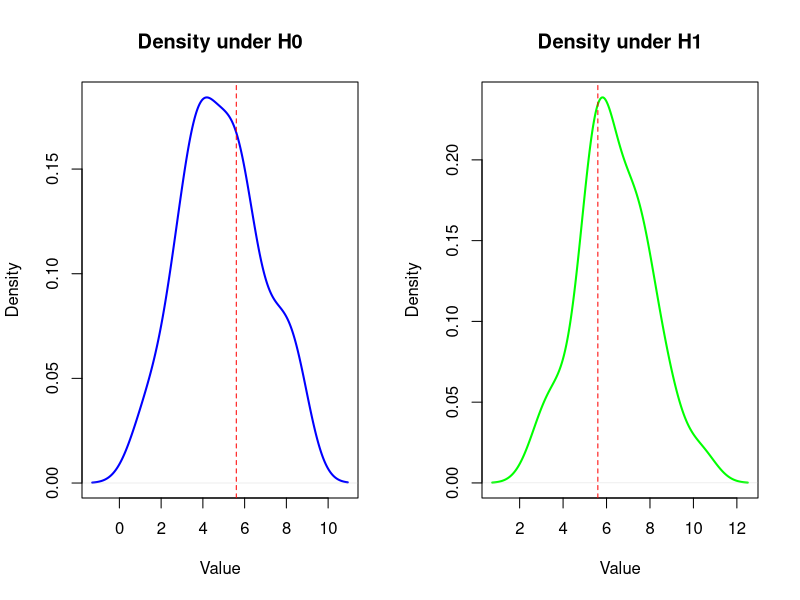

Generate this figure with R:
# Lab 12: Derive the Best Critical Region for Simple vs. Composite Hypotheses
# Parameters
mu0 <- 5 # Null hypothesis mean
mu1 <- 6 # Alternative hypothesis mean
sigma <- 2 # Population standard deviation
n <- 30 # Sample size
alpha <- 0.05 # Significance level
# Generate sample data under H0
set.seed(123)
sample_data_H0 <- rnorm(n, mean = mu0, sd = sigma)
# Generate sample data under H1
sample_data_H1 <- rnorm(n, mean = mu1, sd = sigma)
# Likelihood ratio test
likelihood_ratio <- function(data, mu0, mu1, sigma) {
 exp(sum(dnorm(data, mean = mu1, sd = sigma, log = TRUE)) -
 sum(dnorm(data, mean = mu0, sd = sigma, log = TRUE)))
}
# Critical region
critical_value <- qnorm(1 - alpha, mean = mu0, sd = sigma / sqrt(n))
# Decision
decision_H0 <- mean(sample_data_H0) > critical_value
decision_H1 <- mean(sample_data_H1) > critical_value
# Output
print(paste("Critical Value:", critical_value))
print(paste("Decision under H0:", decision_H0))
print(paste("Decision under H1:", decision_H1))
# Graphical Output
par(mfrow = c(1, 2))
# Density plot under H0
plot(density(sample_data_H0), col = "blue", lwd = 2, main = "Density under H0", xlab = "Value")
abline(v = critical_value, col = "red", lty = 2)
# Density plot under H1
plot(density(sample_data_H1), col = "green", lwd = 2, main = "Density under H1", xlab = "Value")
abline(v = critical_value, col = "red", lty = 2)
